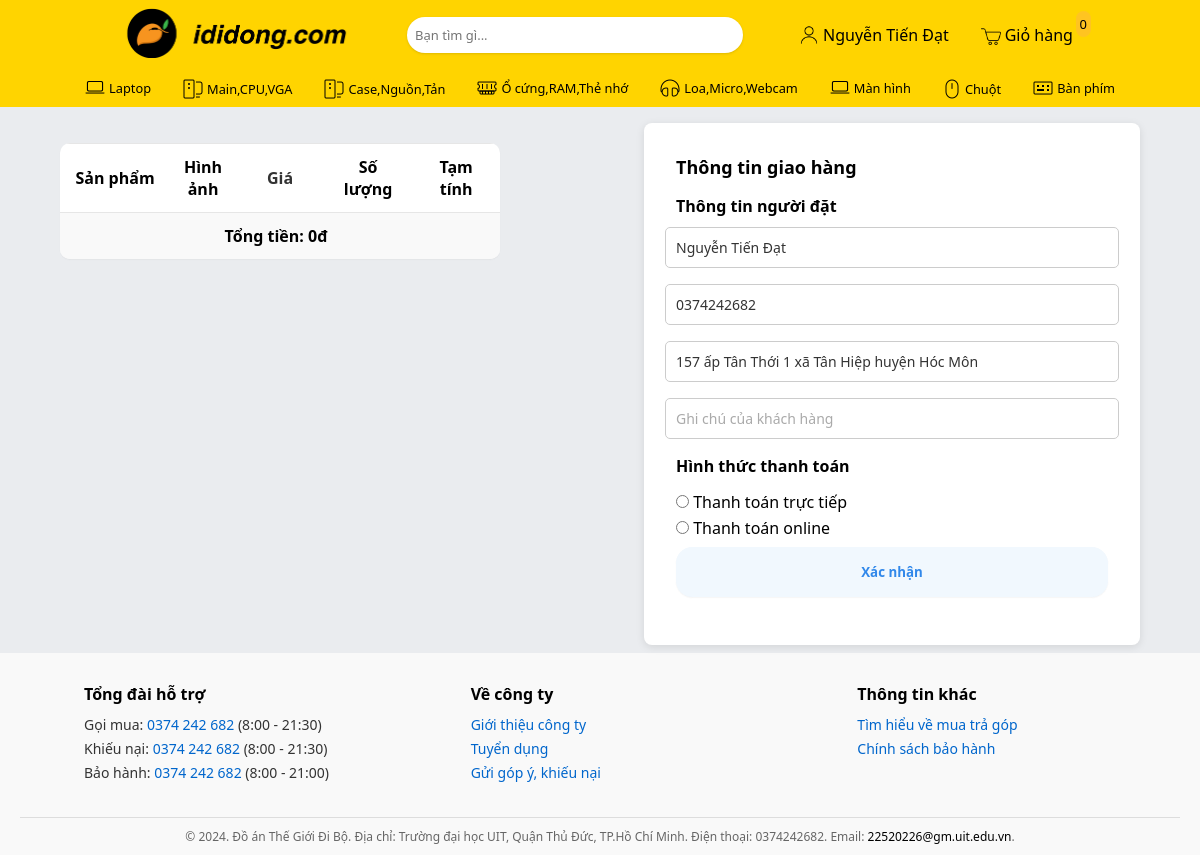
/payment.php (signed in), run on an earlier commit of the app's database.
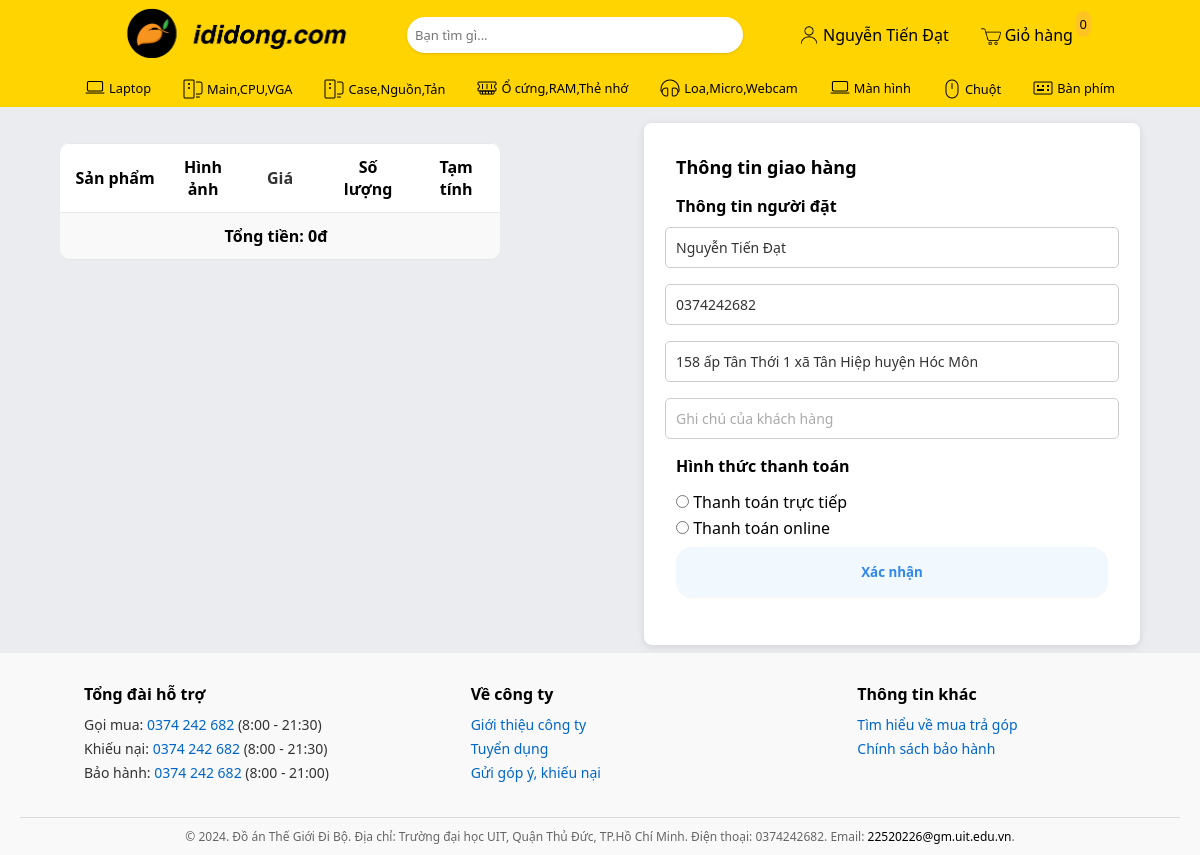
And on a later commit of the database.
### tables this page shows
CREATE TABLE `tbl_customer` (
  `id` int(11) NOT NULL,
  `name` varchar(255) NOT NULL,
  `address` varchar(1000) NOT NULL,
  `province` varchar(255) NOT NULL,
  `district` varchar(255) NOT NULL,
  `wards` varchar(255) NOT NULL,
  `phone` varchar(30) NOT NULL,
  `email` varchar(50) NOT NULL,
  `password` varchar(255) NOT NULL
);

### classes/customer.php (called while the page is built, shortened)
<?php
    $filepath = realpath(dirname(__FILE__));
    include_once ($filepath.'/../lib/database.php');
    class customer {
        private $db;
        public function __construct() {
            $this->db = new Database();
        }
        public function show_customer($id){
            $query = "SELECT * FROM tbl_customer WHERE id = '$id'";
            $result = $this->db->select($query);
            return $result;
        }
    }
?>

### lib/database.php (called while the page is built, shortened)
<?php
    class Database {
        public $host    = DB_HOST;
        public $user    = DB_USER;
        public $pass    = DB_PASS;
        public $dbname  = DB_NAME;
        public $link;
        private function connectDB() {
            $this->link = new mysqli($this->host, $this->user,
                                     $this->pass, $this->dbname);
        }
        public function select($query) {
            $result = $this->link->query($query) or
                die($this->link->error . __LINE__);
            if ($result->num_rows > 0) {
                return $result;
            } else {
                return false;
            }
        }
    }
?>

### lib/session.php (called while the page is built, shortened)
<?php
    class Session {
        public static function get($key) {
            if (isset($_SESSION[$key])) {
                return $_SESSION[$key];
            } else {
                return false;
            }
        }
    }
?>

### payment.php (the view, shortened to what this page needs)
<?php
    include 'inc/header.php';
?>
<link rel="stylesheet" href="css/payment.css">
<div class="wrapper">
  <div class="thanhtoan-content">
    <div class="wrapper-cart-items">
      <table class="custom-cart-table">
        <thead>
          <tr>
            <th class="product-column">Sản phẩm</th>
            <th class="image-column">Hình ảnh</th>
            <th class="price-column">Giá</th>
            <th class="quantity-column">Số lượng</th>
            <th class="subtotal-column">Tạm tính</th>
          </tr>
        </thead>
        <tbody>
          <tr class="total-row">
            <td colspan="5" class="total-label">Tổng tiền: <?php echo number_format($subtotal, 0, ',', '.'); ?>đ</td>
          </tr>
        </tbody>
      </table>
    </div>
  <?php
    $id = Session::get('customer_id');
    $get_customer = $cs->show_customer($id);
    if($get_customer){
        while($result = $get_customer->fetch_assoc()){
  ?>
    <div class="delivery-info-container">
      <div class="delivery-info-header">
        <h2>Thông tin giao hàng</h2>
      </div>
      <div class="delivery-info-form">
        <div class="delivery-title-info">
          <h3>Thông tin người đặt</h3>
        </div>
        <form class="delivery-info-field-form" action="?order=order" method="post">
          <div class="delivery-info-field">
            <input
              type="text"
              class="delivery-info-input"
              placeholder="Họ và Tên"
              value="<?php echo $result['name'] ?>"
              name="receiverName"
            />
          </div>
          <div class="delivery-info-field">
            <input
              type="text"
              class="delivery-info-input"
              placeholder="Số điện thoại"
              value = '<?php echo $result['phone'] ?>'
              name="receiverPhone"
            />
          </div>
          <div class="delivery-info-field">
            <input
              type="text"
              class="delivery-info-input"
              placeholder="Địa chỉ giao hàng"
              value = '<?php echo $result['address'] ?>'
              name="shippingAddress"
            />
          </div>
          <div class="delivery-info-field">
            <input
              type="text"
              class="delivery-info-input"
              placeholder="Ghi chú của khách hàng"
              value = ''
              name="notes"
            />
          </div>
  <?php
      }
    }
  ?>
          <div class="title-method"><h3>Hình thức thanh toán</h3></div>
          <div class="list-method">
            <input type="radio" id="direct" name="method" value="direct" />
            <label for="direct">Thanh toán trực tiếp</label><br />
            <input
              type="radio"
              id="non-direct"
              name="method"
              value="nondirect"
            />
            <label for="non-direct">Thanh toán online</label><br />
          </div>
        <input class="thanhtoanbtn" name="order" type="submit" value="Xác nhận" />
      </form>
    </div>
  </div>
</div>
</div>
<?php
    include 'inc/footer.php';
?>

What changed in the data, as far as the page shows it:
changed tbl_customer "Nguyễn Tiến Đạt": shippingAddress "157 ấp Tân Thới 1 xã Tân Hiệp huyện Hóc Môn" → "158 ấp Tân Thới 1 xã Tân Hiệp huyện Hóc Môn"
